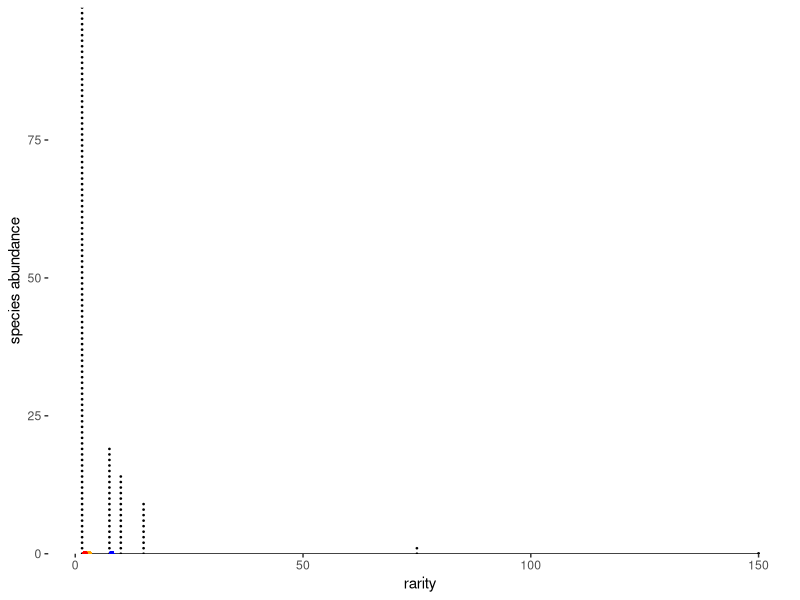
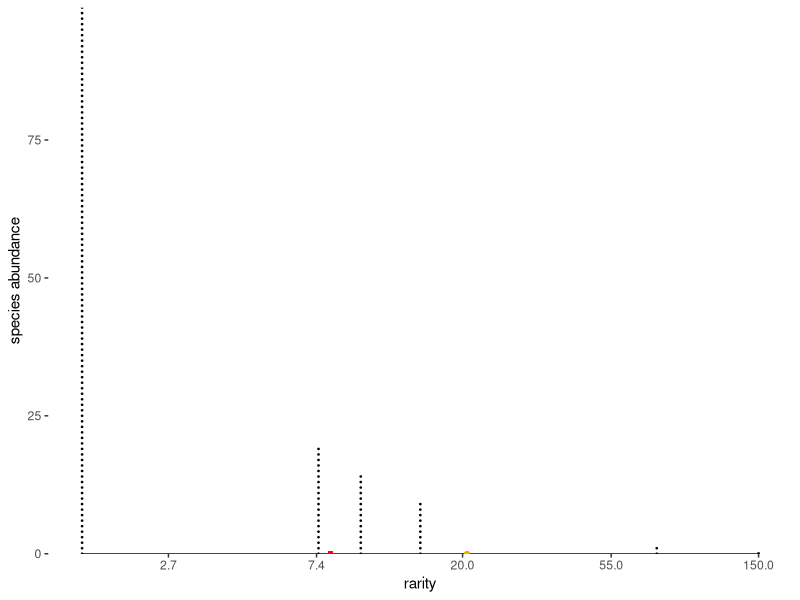
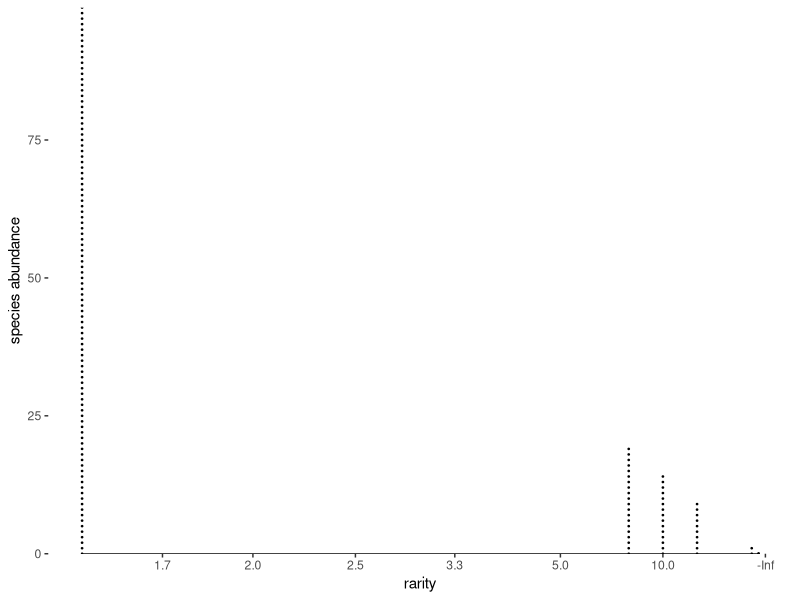

The R script that drew these images, in order:
library(tidyverse)
library(ggthemes)
library(grid)

theme_set(theme_tufte(base_family = "sans"))

require(scales) # trans_new() is in the scales library
#need the reverse bit for the scaling of the axes to get them in the right orientation
pfun=function(x, pow, rever=F){
	if (pow==0) return(log(x))
    if (rever==T){
    if (pow<(0)) return(-x^pow)
        return(x^pow)}
	return(x^pow)
}

ipfun=function(x, pow, rever=F){
	if (pow==0) return(exp(x))
    if(rever==T){if (pow<(0)) return(-x^(1/pow))
        return(x^(1/pow))}
	return(x^(1/pow))
}

#add a diversity function to make graphs more complicated
dfun<-function(ab, l){ipfun(sum(ab*pfun(sum(ab)/ab, l))/sum(ab),l)}

## This is weird craftiness to make functions above work with coord_trans

prettify <- function(breaks){
    # round numbers, more aggressively the larger they are
    digits <- -floor(log10(abs(breaks))) + 1
    digits[breaks == 0] <- 0
    return(round(breaks, digits = digits))
}


power_trans = function(pow) trans_new(name="power"
    , transform = function(x) pfun(x, pow, rever=T)
	, inverse = function(x) ipfun(x, pow, rever=T)
	, breaks = function(x) prettify(trans_breaks(function(x) pfun(x, pow, rever=T), function(x) ipfun(x, pow, rever=T), n =5) (c(0,x)*1.1))
    , domain = c(1, 10000)
)

#add some stupid columns and rows to df to make easier to graph
fancy_rep<-function(df){k<-data.frame(df[rep(1:nrow(df), df$abundance),])
    k %>% group_by(abundance) %>% mutate(gr=1:abundance)}

#Function to plot everything, with some complicated parts inside
rarity_plot <- function(abundance, p){
	rf <- tibble(names = as.factor(1:length(abundance))
		, abundance
		, rarity = sum(abundance)/abundance
	)
	div <- summarise(rf, div=ipfun(
		sum(abundance*pfun(rarity, p))/sum(abundance)
		, p
	)) %>% pull(div)
	# rf2<-data.frame("gr"=as.factor(1:nrow(fancy_rep(rf))),fancy_rep(rf))
	rf2<-fancy_rep(rf) 
	
	rp <- (ggplot(rf2, aes(x=rarity))
	       #This makes almost ok stacks of boxes. not ok because of scaling transformations
	       +geom_point(aes(y=gr-1), size=0.25)
	       # +geom_bar(aes(group=gr, width=0.1),fill="grey", colour="black", size=0.1)
	       # + geom_vline(xintercept=div, color="red", size=1.1)
	  
	       
	       # + geom_vline(xintercept=dfun(ab,-1), color="purple", linetype=4, size=1)
	       # + geom_vline(xintercept=dfun(ab,0), color="green", linetype=5, size=1)
	     
	  #This makes a nice line that doesn't have issues with scaling
	# + geom_segment(aes(x=rarity, xend=rarity, y=abundance, yend=0), size=1.6)
	
	   # +coord_cartesian(clip="off")
	
	#this one seems to work better with the labels
	+ scale_x_continuous(trans=power_trans(pow=p))
		
	#the expand=c(0,0) is what fixes x-axis in place at y=0
		+ scale_y_continuous(expand=c(0,0))

		#this is what makes the axis lines... it is just a line segment from min to max of the provided data. teh breaks are provided in scale_x_continuous or scale_y_continuous, wich in turn can get them from 
		+ geom_rangeframe(data=data.frame(rarity=c(min(rf$rarity), max(rf$rarity)), abundance=c(0,max(rf$abundance)+10)))
	# + geom_point(aes(x=div, y=-2, color="red"))
	
	    + theme(legend.position="none")
	+labs(y="species abundance")
	
	+ geom_point(x=dfun(ab,1), y=0, color="blue", size=1)
	+ geom_point(x=dfun(ab,0), y=0, color="orange", size=1)
	+ geom_point(x=dfun(ab,-1), y=0, color="red", size=1)
	+ geom_point(x=div, y=-0.05*max(ab), size=6, shape=2)
	)
	return(rp)
}

#provide abundance vectors
ab <- c(20,30,50)
ab<-c(100, 20, 15, 10, 2, 1, 1,1)
# ab<-c(50,20,30,5,3,2)

#actually plot data
plot_properly<-function(x){
    gt<-x
gt$layout$clip[gt$layout$name=="panel"] <- "off"
grid.draw(gt)
}

plot_properly(rarity_plot(ab,1))
plot_properly(rarity_plot(ab,0))
plot_properly(rarity_plot(ab,-1))
